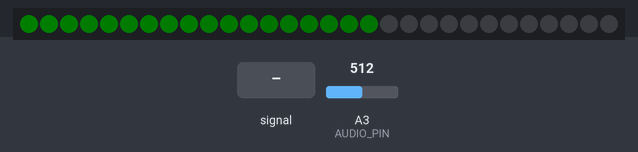
A sketch run on a simulated Arduino Uno, built with avr-gcc and run on an emulated ATmega328P. Shown: 30 RGB LEDs in strip order, left to right. The inputs (shaded band) are chosen by the test bench; at power-on: A3 (AUDIO_PIN) = 512. Dim RGB values are drawn brighter than linear.

Above: at 1.2 s.
1.3 s: A3 (AUDIO_PIN) fed a 2 Hz sine of ±306 counts around its level
At 2.35 s:
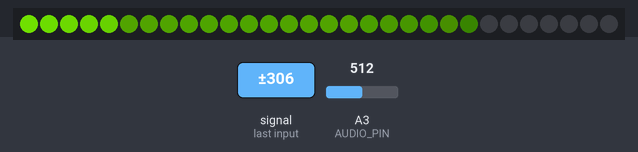
4.3 s: A3 (AUDIO_PIN) set to 900
At 4.53 s:
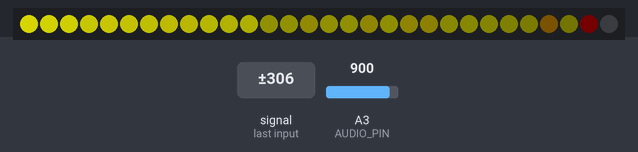
6.5 s: A3 (AUDIO_PIN) set to 716
At 6.7 s:
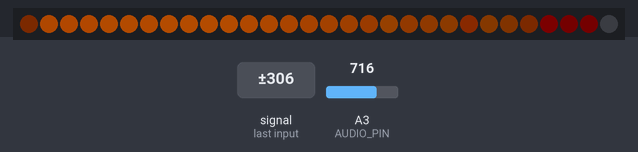
8.3 s: A3 (AUDIO_PIN) set to 1010
At 8.78 s:
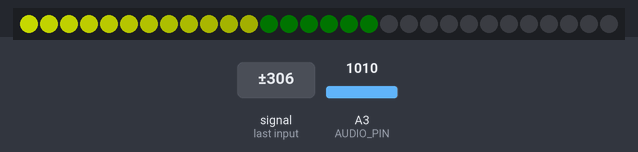
Timing chart, 0 to 11.3 s (numbered marks = the images above; inputs shaded):
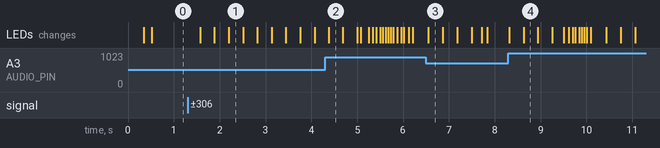

The sketch:

code-old.ino
```cpp
#include <FastLED.h>

#define LED_PIN     3
#define NUM_LEDS    30
#define AUDIO_PIN   A3
#define LED_TYPE    WS2812B

#define SAMPLES       200
#define SMOOTH_ALPHA  0.4
#define FPS           256

#define MIN_BRIGHTNESS_FLOOR  0.15  // 0.0–1.0  (try 0.08–0.18)

CRGB leds[NUM_LEDS];
float smoothedAverage = 0;
float ledValues[NUM_LEDS];

// -------- Dynamic range tracking --------
float dynamicMax = 1;
float dynamicMin = 1023;

float attackSpeed  = 0.05;
float releaseSpeed = 0.03;


float MINattackSpeed  = 0.03;
float MINreleaseSpeed = 0.05;

// Green → Yellow → Orange → Red
uint8_t colorStops[5] = {96, 72, 32, 16, 0};
float currentHue = 96;

void setup() {
  Serial.begin(115200);
  FastLED.addLeds<LED_TYPE, LED_PIN, GRB>(leds, NUM_LEDS);
  FastLED.setBrightness(200);
  FastLED.clear();
  FastLED.show();

  for (int i = 0; i < NUM_LEDS; i++) ledValues[i] = 0;
}

void loop() {
  static unsigned long lastFrame = 0;
  if (millis() - lastFrame < 1000 / FPS) return;
  lastFrame = millis();

  // -------- Read & smooth audio --------
  float sum = 0;
  for (int i = 0; i < SAMPLES; i++) {
    sum += analogRead(AUDIO_PIN);
  }
  float average = sum / SAMPLES;

  smoothedAverage =
    smoothedAverage * (1.0 - SMOOTH_ALPHA) +
    average * SMOOTH_ALPHA;

  // -------- Dynamic MAX --------
  if (smoothedAverage > dynamicMax) {
    dynamicMax += (smoothedAverage - dynamicMax) * attackSpeed;
  } else {
    dynamicMax -= (dynamicMax - smoothedAverage) * releaseSpeed;
  }

  // -------- Dynamic MIN --------
  if (smoothedAverage < dynamicMin) {
    dynamicMin += (smoothedAverage - dynamicMin) * MINattackSpeed;
  } else {
    dynamicMin -= (dynamicMin - smoothedAverage) * MINreleaseSpeed;
  }

  // Prevent collapse
  if (dynamicMax - dynamicMin < 10) {
    dynamicMax = dynamicMin + 10;
  }

  // -------- Normalize --------
  float normalized =
    constrain((smoothedAverage - dynamicMin) /
              (dynamicMax - dynamicMin), 0.0, 1.0);

  // -------- Bias toward green --------
  float biased = pow(normalized, 1.1);

  // -------- Apply brightness floor (NEW) --------
  float visibleLevel =
    MIN_BRIGHTNESS_FLOOR +
    biased * (1.0 - MIN_BRIGHTNESS_FLOOR);

  // -------- Map to gradient --------
  float scaled = biased * 4.0;
  int idx = int(scaled);
  float frac = scaled - idx;

  uint8_t targetHue;
  if (idx >= 4) targetHue = colorStops[4];
  else targetHue =
    colorStops[idx] * (1 - frac) +
    colorStops[idx + 1] * frac;

  // -------- Smooth hue --------
  if (targetHue < currentHue) {
    currentHue -= (currentHue - targetHue) * releaseSpeed;
  } else {
    currentHue += (targetHue - currentHue) * (attackSpeed * 2);
  }

  // -------- LED trail --------
  for (int i = NUM_LEDS - 1; i > 0; i--) {
    ledValues[i] = max(ledValues[i] * 0.95, ledValues[i - 1]);
  }
  ledValues[0] = visibleLevel;

  // -------- Apply LEDs --------
  for (int i = 0; i < NUM_LEDS; i++) {
    float trailFade = 1.0 - (float)i / NUM_LEDS;
    uint8_t brightness = uint8_t(ledValues[i] * 255 * trailFade);
    leds[i] = CHSV(uint8_t(currentHue), 255, brightness);
  }

  FastLED.show();
}
```

Measured:
- after the input at 1.3 s, the LEDs: first change after 0.27 s (image 1 shows a later state)
- after the input at 4.3 s, the LEDs: change after 0.08 s (image 2)
- after the input at 8.3 s, the LEDs: first change at once (image 4 shows a later state)
